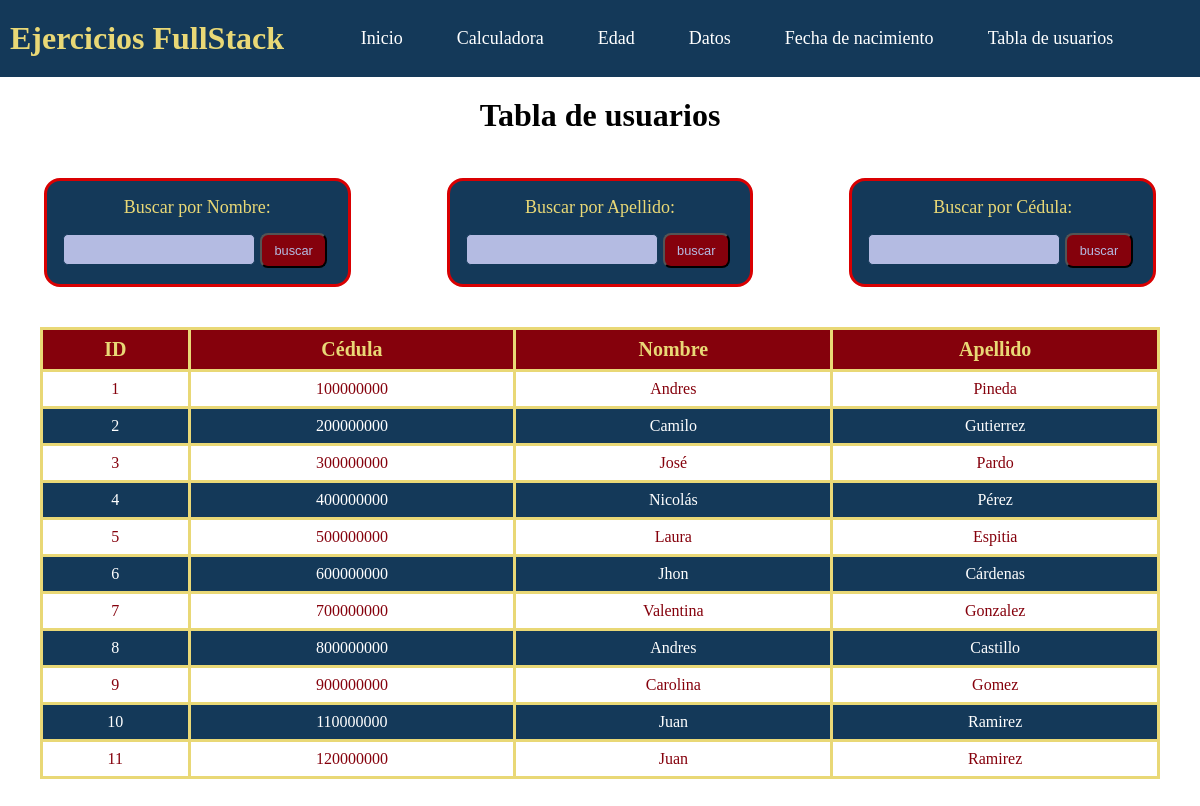
Screenshot of /5ejercicio.php with the database file from the repository.
### tables this page shows
CREATE TABLE IF NOT EXISTS `usuarios` (
  `id` int NOT NULL AUTO_INCREMENT,
  `nombre` varchar(60) NOT NULL,
  `apellido` varchar(60) NOT NULL,
  `cedula` int NOT NULL,
  PRIMARY KEY (`id`)
);

### include/funciones.php (called while the page is built, shortened)
<?php
function ObtenerUsuarios(){
    try {
        require 'database.php';
        $sql = "SELECT * FROM usuarios;" ;
        $consulta = mysqli_query($db,$sql);
        return $consulta;
    }
    catch (Exception $e) {
        echo $e ->getMessage();
    }
}

### 5ejercicio.php (the view, shortened to what this page needs)
<?php
    require 'include/header.php';
    require 'Include/funciones.php';
    $usuarios = ObtenerUsuarios();
?>
<!DOCTYPE html>
    <html lang="en">
    <head>
        <link rel="stylesheet" href="css/styles5ejercicio.css">
    </head>
    <body>
        <h1 class="titulo">Tabla de usuarios</h1>
        <div class="contenedor">
            <div class="formulario-busqueda">
                <form class="formulario" action="" method="get">
                    <label for="nombre"> Buscar por Nombre:</label>
                    <input type="text" name="nombre" id="nombre">
                    <input type="submit" value="buscar" class="boton">
                </form>
            </div>
            <div class="formulario-busqueda">
                <form class="formulario" action="" method="get">
                    <label for="apellido">Buscar por Apellido:</label>
                    <input type="text" name="apellido" id="apellido">
                    <input type="submit" value="buscar" class="boton">
                </form>
            </div>
            <div class="formulario-busqueda">
                <form class="formulario" action="" method="get">
                    <label for="cedula">Buscar por Cédula:</label>
                    <input type="number" name="cedula" id="cedula">
                    <input type="submit" value="buscar" class="boton">
                </form>
            </div>
        </div>
        <div class="contenedor-tabla">
            <table>
                <thead>
                    <tr>
                        <th>ID</th>
                        <th>Cédula</th>
                        <th>Nombre</th>
                        <th>Apellido</th>
                    </tr>
                </thead>
                <?php  while($usuario = mysqli_fetch_assoc($usuarios)){
                        ?>
                    <tr>
                        <td><?php echo($usuario['id']); ?></td>
                        <td><?php echo($usuario['cedula']); ?></td>
                        <td><?php echo($usuario['nombre']); ?></td>
                        <td><?php echo($usuario['apellido']); ?></td>
                    </tr>
                <?php } ?>
            </table>
        </div>
    </body>
</html>

### include/header.php (shortened to what this page needs)
<!DOCTYPE html>
<html lang="en">
    <head>
        <link rel="stylesheet" href="css/styles.css">
    </head>
    <body>
        <header class="encabezado">
            <h1 class="titulo-header">Ejercicios FullStack</h1>
            <nav class="navegacion">
                <a href="index.php">Inicio</a>
                <a href="1ejercicio.php">Calculadora</a>
                <a href="2ejercicio.php">Edad</a>
                <a href="3ejercicio.php">Datos</a>
                <a href="4ejercicio.php">Fecha de nacimiento</a>
                <a href="5ejercicio.php">Tabla de usuarios</a>
            </nav>
        </header>
    </body>
</html>

### css/styles.css (style rules this page uses)
:root { --color-1: #143959; --color-2: #A4E0DF; --color-3: #4ED998; --color-4: #E9D876; --color-5: #85010c; --color-6: #b4bbe2; --color-7: #d90002; }
* { padding: 0%; margin: 0%; }
.encabezado { display: flex; background-color:var(--color-1); align-items: center; padding: 20px 10px; }
.titulo-header { color: var(--color-4); }
.navegacion { margin: auto ; }
.navegacion a { display: inline-block; text-decoration: none; color: #ffff; margin: 0 10px; padding: 5px 15px; border-radius: 5px ; font-size: 18px; }

### css/styles5ejercicio.css (style rules this page uses)
:root { --color-1: #143959; --color-2: #A4E0DF; --color-3: #4ED998; --color-4: #E9D876; --color-5: #85010c; --color-6: #b4bbe2; --color-7: #d90002; }
table, th, td { border: 3px solid var(--color-4); border-collapse: collapse; padding: 0.5rem; }
table { width: 100%; }
th { color: var(--color-4); background-color: var(--color-5); font-size: 20px; }
tr { text-align: center; }
tr:nth-child(even) { background-color: var(--color-1); color: #ffff; }
tr:nth-child(odd) { background-color: #ffff; color: var(--color-5) }
.titulo { text-align: center; margin: 5px 5px 5px ; padding: 15px; }
.contenedor { display: grid; gap: 2.5rem; grid-template-columns: repeat(3,1fr); padding: 1rem; }
.formulario-busqueda { display: flex; justify-content: center; align-items: center; padding: 0.5rem; }
.formulario { background-color: var(--color-1); border-radius: 1rem; border: 3px solid var(--color-7); padding: 1rem; width: 100%; margin: 0 20px; font-size: 20px; }
.formulario label { display: block; font-size: 18px; color: var(--color-4); text-align: center; }
.formulario input:not([type="submit"]) { height: 1.7rem; width: 70%; background-color: var(--color-6); border: 1px solid var(--color-1); border-radius: 0.3rem; font-size: 1rem; padding: 1px; margin-top: 1rem; color: var(--color-5); }
.formulario input[type="submit"] { background-color: var(--color-5); color: var(--color-6); font-size: 0.5rem; padding: 0.5rem; font-size: 0.8rem; width: 25%; border-radius: 0.5rem; }
.contenedor-tabla { margin: 1rem 2.5rem 2.5rem; }

### rows the page displays
usuarios: id "1", cedula "100000000", nombre "Andres", apellido "Pineda"
usuarios: id "2", cedula "200000000", nombre "Camilo", apellido "Gutierrez"
usuarios: id "3", cedula "300000000", nombre "José", apellido "Pardo"
usuarios: id "4", cedula "400000000", nombre "Nicolás", apellido "Pérez"
usuarios: id "5", cedula "500000000", nombre "Laura", apellido "Espitia"
usuarios: id "6", cedula "600000000", nombre "Jhon", apellido "Cárdenas"
usuarios: id "7", cedula "700000000", nombre "Valentina", apellido "Gonzalez"
usuarios: id "8", cedula "800000000", nombre "Andres", apellido "Castillo"
usuarios: id "9", cedula "900000000", nombre "Carolina", apellido "Gomez"
usuarios: id "10", cedula "110000000", nombre "Juan", apellido "Ramirez"
usuarios: id "11", cedula "120000000", nombre "Juan", apellido "Ramirez"
